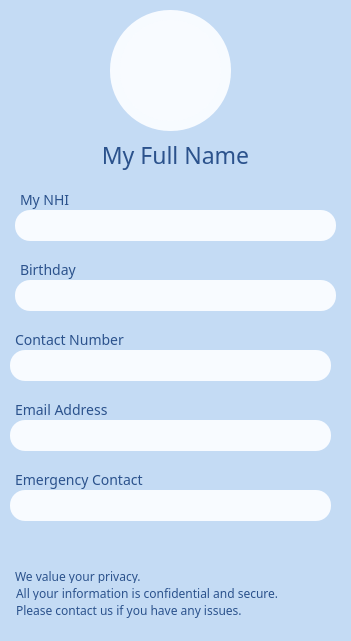
      <widget class="QFrame" name="userInfoFramePP">
       <property name="geometry">
        <rect>
         <x>19</x>
         <y>119</y>
         <width>351</width>
         <height>641</height>
        </rect>
       </property>
       <property name="styleSheet">
        <string notr="true">background: #C4DBF4;
border-radius: 40px;</string>
       </property>
       <property name="frameShape">
        <enum>QFrame::StyledPanel</enum>
       </property>
       <property name="frameShadow">
        <enum>QFrame::Raised</enum>
       </property>
       <widget class="QLabel" name="showUserNamePP">
        <property name="geometry">
         <rect>
          <x>20</x>
          <y>140</y>
          <width>311</width>
          <height>30</height>
         </rect>
        </property>
        <property name="font">
         <font>
          <family>Arial Rounded MT Bold</family>
          <pointsize>-1</pointsize>
          <weight>37</weight>
          <bold>false</bold>
         </font>
        </property>
        <property name="styleSheet">
         <string notr="true">font-weight: 300;
font-size: 23px;
color:#2B528C;

</string>
        </property>
        <property name="text">
         <string>My Full Name</string>
        </property>
        <property name="alignment">
         <set>Qt::AlignCenter</set>
        </property>
       </widget>
       <widget class="QLabel" name="labelUserDOBPP">
        <property name="geometry">
         <rect>
          <x>20</x>
          <y>260</y>
          <width>331</width>
          <height>20</height>
         </rect>
        </property>
        <property name="font">
         <font>
          <family>Avenir Next</family>
          <pointsize>-1</pointsize>
          <weight>25</weight>
          <bold>false</bold>
         </font>
        </property>
        <property name="styleSheet">
         <string notr="true">font-weight: 200;
font-size: 14px;
color:#2B528C;

</string>
        </property>
        <property name="text">
         <string>Birthday</string>
        </property>
       </widget>
       <widget class="QLabel" name="showUserDOBPP">
        <property name="geometry">
         <rect>
          <x>15</x>
          <y>280</y>
          <width>321</width>
          <height>31</height>
         </rect>
        </property>
        <property name="font">
         <font>
          <family>Avenir Next</family>
          <pointsize>-1</pointsize>
         </font>
        </property>
        <property name="styleSheet">
         <string notr="true">QLabel 
{background: #F8FBFF;
border-radius: 15;
border-color: rgba(104, 160, 229, 0.33);
font-size: 14px;
color:#2B528C;
padding-left: 3px;}</string>
        </property>
        <property name="text">
         <string/>
        </property>
       </widget>
       <widget class="QLabel" name="showUserNumberPP">
        <property name="geometry">
         <rect>
          <x>10</x>
          <y>350</y>
          <width>321</width>
          <height>31</height>
         </rect>
        </property>
        <property name="font">
         <font>
          <family>Avenir Next</family>
          <pointsize>-1</pointsize>
         </font>
        </property>
        <property name="styleSheet">
         <string notr="true">QLabel 
{background: #F8FBFF;
border-radius: 15;
border-color: rgba(104, 160, 229, 0.33);
font-size: 14px;
color:#2B528C;
padding-left: 3px;}</string>
        </property>
        <property name="text">
         <string/>
        </property>
       </widget>
       <widget class="QLabel" name="labelUserNumberPP">
        <property name="geometry">
         <rect>
          <x>15</x>
          <y>330</y>
          <width>331</width>
          <height>20</height>
         </rect>
        </property>
        <property name="font">
         <font>
          <family>Avenir Next</family>
          <pointsize>-1</pointsize>
          <weight>25</weight>
          <bold>false</bold>
         </font>
        </property>
        <property name="styleSheet">
         <string notr="true">font-weight: 200;
font-size: 14px;
color:#2B528C;

</string>
        </property>
        <property name="text">
         <string>Contact Number</string>
        </property>
       </widget>
       <widget class="QLabel" name="showUserEmailPP">
        <property name="geometry">
         <rect>
          <x>10</x>
          <y>420</y>
          <width>321</width>
          <height>31</height>
         </rect>
        </property>
        <property name="font">
         <font>
          <family>Avenir Next</family>
          <pointsize>-1</pointsize>
         </font>
        </property>
        <property name="styleSheet">
         <string notr="true">QLabel 
{background: #F8FBFF;
border-radius: 15;
border-color: rgba(104, 160, 229, 0.33);
font-size: 14px;
color:#2B528C;
padding-left: 3px;}</string>
        </property>
        <property name="text">
         <string/>
        </property>
       </widget>
       <widget class="QLabel" name="labelUserEmailPP">
        <property name="geometry">
         <rect>
          <x>15</x>
          <y>400</y>
          <width>331</width>
          <height>20</height>
         </rect>
        </property>
        <property name="font">
         <font>
          <family>Avenir Next</family>
          <pointsize>-1</pointsize>
          <weight>25</weight>
          <bold>false</bold>
         </font>
        </property>
        <property name="styleSheet">
         <string notr="true">font-weight: 200;
font-size: 14px;
color:#2B528C;

</string>
        </property>
        <property name="text">
         <string>Email Address</string>
        </property>
       </widget>
       <widget class="QLabel" name="showUserEmergencyPP">
        <property name="geometry">
         <rect>
          <x>10</x>
          <y>490</y>
          <width>321</width>
          <height>31</height>
         </rect>
        </property>
        <property name="styleSheet">
         <string notr="true">QLabel 
{background: #F8FBFF;
border-radius: 15;
border-color: rgba(104, 160, 229, 0.33);
font-size: 14px;
color:#2B528C;
padding-left: 3px;}</string>
        </property>
        <property name="text">
         <string/>
        </property>
       </widget>
       <widget class="QLabel" name="labelUserEmercencyContactPP">
        <property name="geometry">
         <rect>
          <x>15</x>
          <y>470</y>
          <width>331</width>
          <height>20</height>
         </rect>
        </property>
        <property name="font">
         <font>
          <family>Avenir Next</family>
          <pointsize>-1</pointsize>
          <weight>25</weight>
          <bold>false</bold>
         </font>
        </property>
        <property name="styleSheet">
         <string notr="true">font-weight: 200;
font-size: 14px;
color:#2B528C;

</string>
        </property>
        <property name="text">
         <string>Emergency Contact</string>
        </property>
       </widget>
       <widget class="QLabel" name="showUserNHIPP">
        <property name="geometry">
         <rect>
          <x>15</x>
          <y>210</y>
          <width>321</width>
          <height>31</height>
         </rect>
        </property>
        <property name="font">
         <font>
          <family>Avenir Next</family>
          <pointsize>-1</pointsize>
         </font>
        </property>
        <property name="styleSheet">
         <string notr="true">QLabel 
{background: #F8FBFF;
border-radius: 15;
border-color: rgba(104, 160, 229, 0.33);
font-size: 14px;
color:#2B528C;
padding-left: 3px;}</string>
        </property>
        <property name="text">
         <string/>
        </property>
       </widget>
       <widget class="QLabel" name="labelUserNHIPP">
        <property name="geometry">
         <rect>
          <x>20</x>
          <y>190</y>
          <width>331</width>
          <height>20</height>
         </rect>
        </property>
        <property name="font">
         <font>
          <family>Avenir Next</family>
          <pointsize>-1</pointsize>
          <weight>25</weight>
          <bold>false</bold>
         </font>
        </property>
        <property name="styleSheet">
         <string notr="true">font-weight: 200;
font-size: 14px;
color:#2B528C;
background: rgba(254, 206, 103, 0.00);

</string>
        </property>
        <property name="text">
         <string>My NHI</string>
        </property>
       </widget>
       <widget class="QLabel" name="myUserPicturePP">
        <property name="geometry">
         <rect>
          <x>120</x>
          <y>20</y>
          <width>101</width>
          <height>101</height>
         </rect>
        </property>
        <property name="styleSheet">
         <string notr="true">background: rgba(248, 251, 255, 0.99);
border-radius: 50px;</string>
        </property>
        <property name="text">
         <string/>
        </property>
        <property name="scaledContents">
         <bool>true</bool>
        </property>
        <property name="alignment">
         <set>Qt::AlignCenter</set>
        </property>
       </widget>
       <widget class="QLabel" name="labelConfidentialPP">
        <property name="geometry">
         <rect>
          <x>15</x>
          <y>566</y>
          <width>131</width>
          <height>21</height>
         </rect>
        </property>
        <property name="font">
         <font>
          <family>Avenir Next</family>
          <pointsize>-1</pointsize>
          <weight>25</weight>
          <bold>false</bold>
         </font>
        </property>
        <property name="styleSheet">
         <string notr="true">font-weight: 200;
font-size: 12px;
color:#2B528C;

</string>
        </property>
        <property name="text">
         <string>We value your privacy.</string>
        </property>
       </widget>
       <widget class="QLabel" name="labelSecurePP">
        <property name="geometry">
         <rect>
          <x>16</x>
          <y>583</y>
          <width>261</width>
          <height>21</height>
         </rect>
        </property>
        <property name="font">
         <font>
          <family>Avenir Next</family>
          <pointsize>-1</pointsize>
          <weight>25</weight>
          <bold>false</bold>
         </font>
        </property>
        <property name="styleSheet">
         <string notr="true">font-weight: 200;
font-size: 12px;
color:#2B528C;

</string>
        </property>
        <property name="text">
         <string>All your information is confidential and secure.</string>
        </property>
       </widget>
       <widget class="QLabel" name="labelUnauthorisedPP">
        <property name="geometry">
         <rect>
          <x>16</x>
          <y>600</y>
          <width>311</width>
          <height>21</height>
         </rect>
        </property>
        <property name="font">
         <font>
          <family>Avenir Next</family>
          <pointsize>-1</pointsize>
          <weight>25</weight>
          <bold>false</bold>
         </font>
        </property>
        <property name="styleSheet">
         <string notr="true">font-weight: 200;
font-size: 12px;
color:#2B528C;

</string>
        </property>
        <property name="text">
         <string>Please contact us if you have any issues.</string>
        </property>
       </widget>
       <widget class="QLabel" name="profilePicturePP">
        <property name="geometry">
         <rect>
          <x>110</x>
          <y>10</y>
          <width>121</width>
          <height>121</height>
         </rect>
        </property>
        <property name="styleSheet">
         <string notr="true">background: rgba(248, 251, 255, 0.99);
border-radius: 60px;</string>
        </property>
        <property name="text">
         <string/>
        </property>
        <property name="scaledContents">
         <bool>false</bool>
        </property>
        <property name="alignment">
         <set>Qt::AlignCenter</set>
        </property>
       </widget>
       <zorder>profilePicturePP</zorder>
       <zorder>showUserNamePP</zorder>
       <zorder>labelUserDOBPP</zorder>
       <zorder>showUserDOBPP</zorder>
       <zorder>showUserNumberPP</zorder>
       <zorder>labelUserNumberPP</zorder>
       <zorder>showUserEmailPP</zorder>
       <zorder>labelUserEmailPP</zorder>
       <zorder>showUserEmergencyPP</zorder>
       <zorder>labelUserEmercencyContactPP</zorder>
       <zorder>showUserNHIPP</zorder>
       <zorder>labelUserNHIPP</zorder>
       <zorder>myUserPicturePP</zorder>
       <zorder>labelConfidentialPP</zorder>
       <zorder>labelSecurePP</zorder>
       <zorder>labelUnauthorisedPP</zorder>
      </widget>
